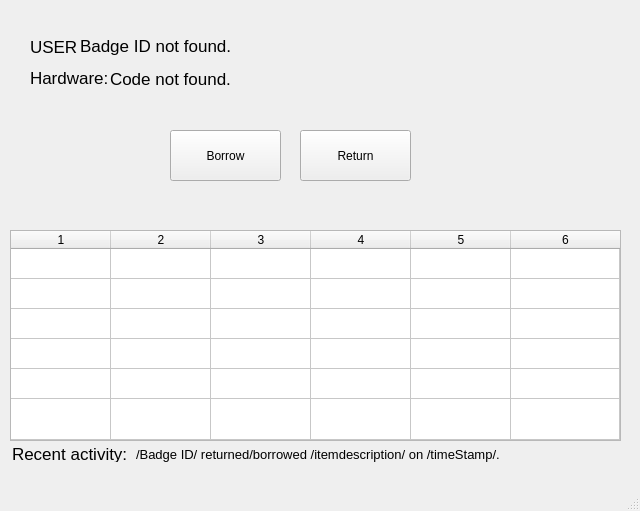
<?xml version="1.0" encoding="UTF-8"?>
<ui version="4.0">
 <class>MainWindow</class>
 <widget class="QMainWindow" name="MainWindow">
  <property name="geometry">
   <rect>
    <x>0</x>
    <y>0</y>
    <width>640</width>
    <height>511</height>
   </rect>
  </property>
  <property name="windowTitle">
   <string>MainWindow</string>
  </property>
  <widget class="QWidget" name="centralwidget">
   <widget class="QTableWidget" name="tableWidget">
    <property name="geometry">
     <rect>
      <x>10</x>
      <y>230</y>
      <width>611</width>
      <height>211</height>
     </rect>
    </property>
    <property name="sizeAdjustPolicy">
     <enum>QAbstractScrollArea::AdjustToContents</enum>
    </property>
    <property name="sortingEnabled">
     <bool>true</bool>
    </property>
    <property name="rowCount">
     <number>6</number>
    </property>
    <property name="columnCount">
     <number>6</number>
    </property>
    <attribute name="horizontalHeaderCascadingSectionResizes">
     <bool>false</bool>
    </attribute>
    <attribute name="horizontalHeaderShowSortIndicator" stdset="0">
     <bool>true</bool>
    </attribute>
    <attribute name="horizontalHeaderStretchLastSection">
     <bool>true</bool>
    </attribute>
    <attribute name="verticalHeaderVisible">
     <bool>false</bool>
    </attribute>
    <attribute name="verticalHeaderStretchLastSection">
     <bool>true</bool>
    </attribute>
    <row/>
    <row/>
    <row/>
    <row/>
    <row/>
    <row/>
    <column/>
    <column/>
    <column/>
    <column/>
    <column/>
    <column/>
    <item row="0" column="0">
     <property name="text">
      <string/>
     </property>
    </item>
   </widget>
   <widget class="QLabel" name="UserLabel">
    <property name="geometry">
     <rect>
      <x>30</x>
      <y>40</y>
      <width>47</width>
      <height>13</height>
     </rect>
    </property>
    <property name="font">
     <font>
      <pointsize>13</pointsize>
     </font>
    </property>
    <property name="text">
     <string>USER:</string>
    </property>
   </widget>
   <widget class="QLabel" name="BadgeID_name">
    <property name="geometry">
     <rect>
      <x>80</x>
      <y>36</y>
      <width>211</width>
      <height>20</height>
     </rect>
    </property>
    <property name="font">
     <font>
      <pointsize>13</pointsize>
     </font>
    </property>
    <property name="text">
     <string>Badge ID not found.</string>
    </property>
    <property name="scaledContents">
     <bool>true</bool>
    </property>
    <property name="wordWrap">
     <bool>true</bool>
    </property>
    <property name="textInteractionFlags">
     <set>Qt::LinksAccessibleByMouse|Qt::TextSelectableByMouse</set>
    </property>
   </widget>
   <widget class="QLabel" name="ScanLabel">
    <property name="geometry">
     <rect>
      <x>30</x>
      <y>70</y>
      <width>81</width>
      <height>16</height>
     </rect>
    </property>
    <property name="font">
     <font>
      <pointsize>13</pointsize>
     </font>
    </property>
    <property name="text">
     <string>Hardware:</string>
    </property>
   </widget>
   <widget class="QLabel" name="BoardLabel">
    <property name="geometry">
     <rect>
      <x>110</x>
      <y>69</y>
      <width>211</width>
      <height>20</height>
     </rect>
    </property>
    <property name="font">
     <font>
      <pointsize>13</pointsize>
     </font>
    </property>
    <property name="text">
     <string>Code not found.</string>
    </property>
    <property name="scaledContents">
     <bool>true</bool>
    </property>
    <property name="wordWrap">
     <bool>true</bool>
    </property>
    <property name="textInteractionFlags">
     <set>Qt::LinksAccessibleByMouse|Qt::TextSelectableByMouse</set>
    </property>
   </widget>
   <widget class="QPushButton" name="BorrowButton">
    <property name="geometry">
     <rect>
      <x>170</x>
      <y>130</y>
      <width>111</width>
      <height>51</height>
     </rect>
    </property>
    <property name="text">
     <string>Borrow</string>
    </property>
   </widget>
   <widget class="QPushButton" name="ReturnButton">
    <property name="geometry">
     <rect>
      <x>300</x>
      <y>130</y>
      <width>111</width>
      <height>51</height>
     </rect>
    </property>
    <property name="text">
     <string>Return</string>
    </property>
   </widget>
   <widget class="QLabel" name="UserLabel_2">
    <property name="geometry">
     <rect>
      <x>12</x>
      <y>446</y>
      <width>121</width>
      <height>16</height>
     </rect>
    </property>
    <property name="font">
     <font>
      <pointsize>13</pointsize>
     </font>
    </property>
    <property name="text">
     <string>Recent activity:</string>
    </property>
   </widget>
   <widget class="QLabel" name="UserLabel_3">
    <property name="geometry">
     <rect>
      <x>136</x>
      <y>446</y>
      <width>481</width>
      <height>16</height>
     </rect>
    </property>
    <property name="font">
     <font>
      <pointsize>10</pointsize>
     </font>
    </property>
    <property name="text">
     <string>/Badge ID/ returned/borrowed /itemdescription/ on /timeStamp/.</string>
    </property>
   </widget>
  </widget>
  <widget class="QMenuBar" name="menubar">
   <property name="geometry">
    <rect>
     <x>0</x>
     <y>0</y>
     <width>640</width>
     <height>21</height>
    </rect>
   </property>
  </widget>
  <widget class="QStatusBar" name="statusbar"/>
 </widget>
 <resources/>
 <connections/>
</ui>
